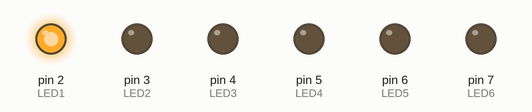
A sketch run on a simulated Arduino Uno, built with avr-gcc and run on an emulated ATmega328P. Parts: output pins drawn as LEDs (lit = HIGH).

Above: at 0.05 s.
At 0.75 s:
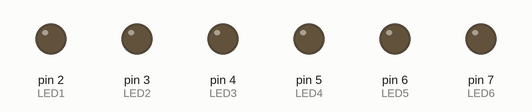
At 1.05 s:
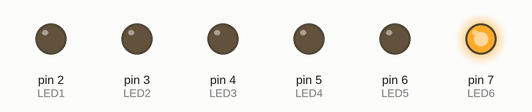
At 1.45 s:
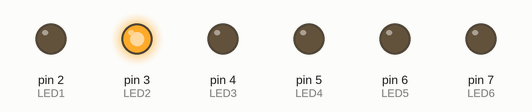
At 2.05 s:
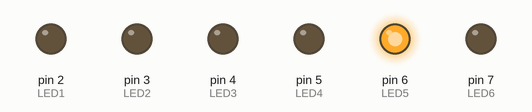
At 2.85 s:
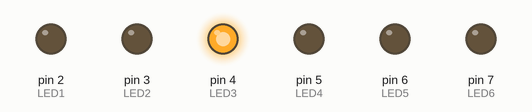
Timing chart, 0 to 3.1 s (numbered marks = the images above):
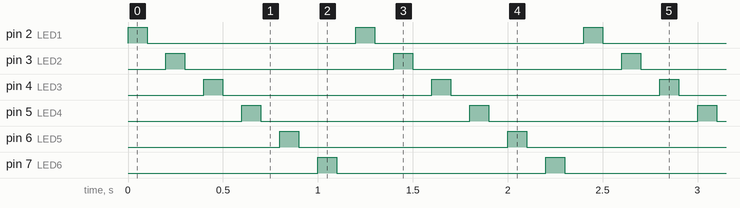

Measured:
- by itself, pin 2 (LED1), pin 3 (LED2), pin 4 (LED3), pin 5 (LED4), pin 6 (LED5), pin 7 (LED6): alternates HIGH for 0.10 s and LOW for 1.1 s
- by itself, everything shown: repeats every 1.2 s, in 12 steps

The sketch:

LED_3a1.ino
```cpp
/*
  Blink 6 LEDs, one at a time.

  Turns each LED on for one tenth of a second, then off for one tenth of second.
  One tenth of a second is 100ms (100 milliseconds)

  ref1: https://docs.arduino.cc/hardware/ - Technical Specs of your board

  This code is for section 3a1 of the Introduction to Aduino - Student Handout.
*/

// To make code more human readable. The #define is used to match a name with a value.
// Give each pin connected to an LED a unique name for easy reference.
#define LED1  2     // LED 1 is connected to digital pin 2
#define LED2  3
#define LED3  4
#define LED4  5
#define LED5  6
#define LED6  7     // LED 6 is connected to digital pin 7

// the setup function runs once when you press reset or power the board.
// All initialization should be done in this section.
void setup() {
  // initialize digital pins for the LEDs as an outputs.
  // see Help > Reference > Digital I/O for information about this and other commands.
  pinMode(LED1, OUTPUT);
  pinMode(LED2, OUTPUT);
  pinMode(LED3, OUTPUT);
  pinMode(LED4, OUTPUT);
  pinMode(LED5, OUTPUT);
  pinMode(LED6, OUTPUT);
}

// The loop function runs over and over again forever.
// It returns to the Arduino OS which then calls loop() again.
// Therefore, the loop() function must always return to allow other Arduino processes to run.
// This is an example of 'straight-line' coding.
// It is simple and easy understand and therefore easier to debug.
void loop() {
  // Blink LED1
  // see Help > Reference > Digital I/O for information about this and other commands.
  digitalWrite(LED1, HIGH);       // turn the LED on (HIGH is the voltage level)
  // see Help > Reference > Time > delay() for information about this function.
  delay(100);                     // wait for 100ms (1/10th of a second)
  digitalWrite(LED1, LOW);        // turn the LED off by making the voltage LOW
  delay(100);                     // wait for 100ms (1/10th of a second)
  // Blink LED2
  digitalWrite(LED2, HIGH);       // turn the LED on (HIGH is the voltage level)
  delay(100);                     // wait for 100ms (1/10th of a second)
  digitalWrite(LED2, LOW);        // turn the LED off by making the voltage LOW
  delay(100);                     // wait for 100ms (1/10th of a second)
  // Blink LED3
  digitalWrite(LED3, HIGH);       // turn the LED on (HIGH is the voltage level)
  delay(100);                     // wait for 100ms (1/10th of a second)
  digitalWrite(LED3, LOW);        // turn the LED off by making the voltage LOW
  delay(100);                     // wait for 100ms (1/10th of a second)
  // Blink LED4
  digitalWrite(LED4, HIGH);       // turn the LED on (HIGH is the voltage level)
  delay(100);                     // wait for 100ms (1/10th of a second)
  digitalWrite(LED4, LOW);        // turn the LED off by making the voltage LOW
  delay(100);                     // wait for 100ms (1/10th of a second)
  // Blink LED5
  digitalWrite(LED5, HIGH);       // turn the LED on (HIGH is the voltage level)
  delay(100);                     // wait for 100ms (1/10th of a second)
  digitalWrite(LED5, LOW);        // turn the LED off by making the voltage LOW
  delay(100);                     // wait for 100ms (1/10th of a second)
  // Blink LED6
  digitalWrite(LED6, HIGH);       // turn the LED on (HIGH is the voltage level)
  delay(100);                     // wait for 100ms (1/10th of a second)
  digitalWrite(LED6, LOW);        // turn the LED off by making the voltage LOW
  delay(100);                     // wait for 100ms (1/10th of a second)
}
```
